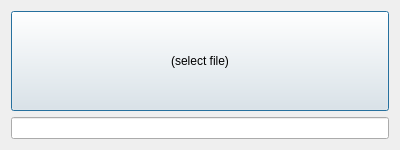
<?xml version="1.0" encoding="UTF-8"?>
<ui version="4.0">
 <class>SelectFileDialog</class>
 <widget class="QDialog" name="SelectFileDialog">
  <property name="geometry">
   <rect>
    <x>0</x>
    <y>0</y>
    <width>400</width>
    <height>150</height>
   </rect>
  </property>
  <property name="windowTitle">
   <string>Dialog</string>
  </property>
  <layout class="QHBoxLayout" name="horizontalLayout">
   <item>
    <layout class="QVBoxLayout" name="verticalLayout">
     <item>
      <widget class="QPushButton" name="selectFile_btn">
       <property name="enabled">
        <bool>true</bool>
       </property>
       <property name="sizePolicy">
        <sizepolicy hsizetype="Minimum" vsizetype="Minimum">
         <horstretch>0</horstretch>
         <verstretch>0</verstretch>
        </sizepolicy>
       </property>
       <property name="minimumSize">
        <size>
         <width>10</width>
         <height>30</height>
        </size>
       </property>
       <property name="text">
        <string>(select file)</string>
       </property>
      </widget>
     </item>
     <item>
      <widget class="QLineEdit" name="selectFile_le">
       <property name="sizePolicy">
        <sizepolicy hsizetype="Expanding" vsizetype="Fixed">
         <horstretch>0</horstretch>
         <verstretch>0</verstretch>
        </sizepolicy>
       </property>
       <property name="minimumSize">
        <size>
         <width>0</width>
         <height>0</height>
        </size>
       </property>
       <property name="readOnly">
        <bool>true</bool>
       </property>
      </widget>
     </item>
    </layout>
   </item>
  </layout>
 </widget>
 <resources/>
 <connections/>
</ui>
